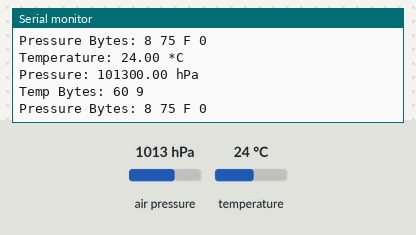
The sketch below on a simulated ESP32-S3. Shown: the last lines printed to the serial monitor. The inputs (shaded band) are chosen by the test bench; at power-on: air pressure 1013 hPa, temperature 24 °C. Nothing arrives over Bluetooth unless stated; a phone connects over Bluetooth LE 3 s after start.

Above: at 2.8 s.
2.9 s: air pressure set to 952 hPa
At 4.7 s:
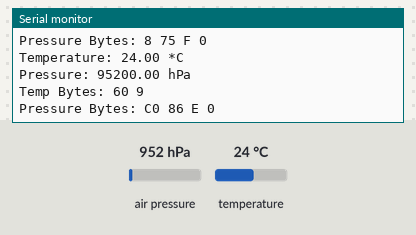
7.5 s: temperature set to 12 °C
At 9.3 s:
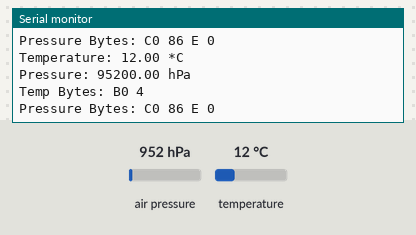
11.5 s: air pressure set to 975 hPa
At 12.7 s:
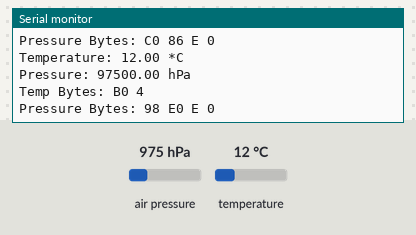
15.5 s: temperature set to 19 °C
At 17.4 s:
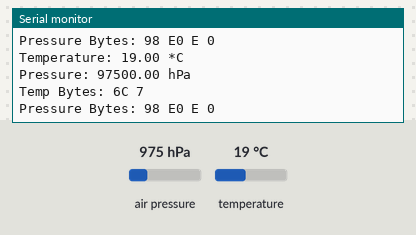
19.5 s: air pressure set to 1025 hPa
At 20.8 s:
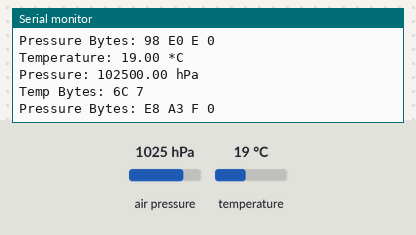
23.5 s: temperature set to 28 °C
At 25.4 s:
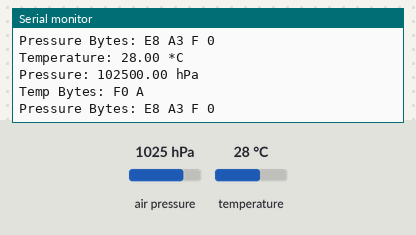
Timing chart, 0 to 26.9 s (numbered marks = the images above; inputs shaded):
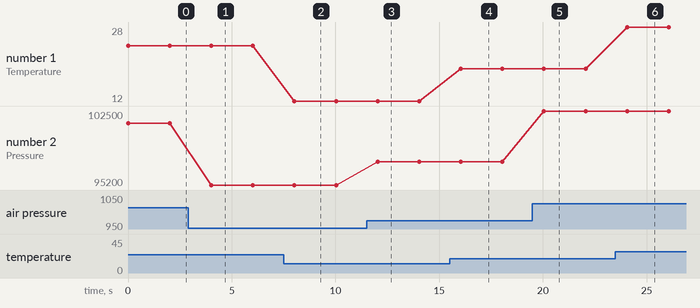

The sketch:

Iot_Node1_GY63_BLE.ino
```cpp
/*
Designed by Raghav Malik

This program reads temperature and pressure from an MS5611 sensor and advertises the data over BLE using an ESP32-S3-WROOM-1. The data is updated every 2 seconds.

Libraries
Wire.h: For I2C communication with the MS5611 sensor.
MS5611.h: For interfacing with the MS5611 sensor.
NimBLEDevice.h: For BLE functionality.

BLE Service and Characteristics

Service UUID: 0000181A-0000-1000-8000-00805F9B34FB (Environmental Sensing)
Temperature Characteristic UUID: 00002A6E-0000-1000-8000-00805F9B34FB
Pressure Characteristic UUID: 00002A6D-0000-1000-8000-00805F9B34FB

*/

#include <Wire.h>
#include <MS5611.h>
#include <NimBLEDevice.h>

// Define the BLE Service and Characteristic UUIDs
#define SERVICE_UUID        "0000181A-0000-1000-8000-00805F9B34FB"  // Environmental Sensing Service
#define TEMP_CHAR_UUID      "00002A6E-0000-1000-8000-00805F9B34FB"  // Temperature Characteristic
#define PRESSURE_CHAR_UUID  "00002A6D-0000-1000-8000-00805F9B34FB"  // Pressure Characteristic

// Global declarations for BLE characteristics
NimBLECharacteristic* tempCharacteristic;
NimBLECharacteristic* pressureCharacteristic;

// Initialize the MS5611 sensor
MS5611 ms5611;

// Function prototypes
void setupBLE();
void updateSensorData();

void setup() {
  // Initialize serial communication
  Serial.begin(115200);

  // Initialize I2C communication and MS5611 sensor
  Wire.begin(20, 21);  // SDA, SCL
  if (!ms5611.begin()) {
    Serial.println("Could not find a valid MS5611 sensor, check wiring!");
    while (1);
  }
  Serial.println("MS5611 sensor initialized.");

  // Setup BLE
  setupBLE();
}

void loop() {
  // Update and transmit sensor data over BLE
  updateSensorData();

  // Delay before the next reading
  delay(2000);
}

/**
 * @brief Set up the BLE server, service, and characteristics
 */
void setupBLE() {
  // Initialize BLE device
  NimBLEDevice::init("IoT Node 1 - Raghav Malik");

  // Create BLE server
  NimBLEServer* pServer = NimBLEDevice::createServer();

  // Create BLE service
  NimBLEService* pService = pServer->createService(SERVICE_UUID);

  // Create BLE characteristics for temperature and pressure
  tempCharacteristic = pService->createCharacteristic(
                        TEMP_CHAR_UUID,
                        NIMBLE_PROPERTY::READ | NIMBLE_PROPERTY::NOTIFY
                      );
  pressureCharacteristic = pService->createCharacteristic(
                            PRESSURE_CHAR_UUID,
                            NIMBLE_PROPERTY::READ | NIMBLE_PROPERTY::NOTIFY
                          );

  // Start the service
  pService->start();

  // Start advertising
  NimBLEAdvertising* pAdvertising = NimBLEDevice::getAdvertising();
  pAdvertising->addServiceUUID(SERVICE_UUID);
  pAdvertising->setScanResponse(true);
  pAdvertising->start();

  Serial.println("BLE Advertising Started");
}

/**
 * @brief Read sensor data, convert to bytes, and update BLE characteristics
 */
void updateSensorData() {
  // Read the sensor data
  ms5611.read();
  float temperature = ms5611.getTemperature();
  float pressure = ms5611.getPressure();

  // Convert temperature to hundredths of degrees Celsius
  int16_t intTemperature = static_cast<int16_t>(temperature * 100);
  // Convert pressure to tenths of hPa
  int32_t intPressure = static_cast<int32_t>(pressure * 10);

  // Print the sensor data to the Serial Monitor
  Serial.print("Temperature: ");
  Serial.print(temperature);
  Serial.println(" *C");

  Serial.print("Pressure: ");
  Serial.print(pressure);
  Serial.println(" hPa");

  // Convert integer values to byte arrays
  uint8_t tempBytes[2];
  tempBytes[0] = intTemperature & 0xFF;
  tempBytes[1] = (intTemperature >> 8) & 0xFF;

  uint8_t pressureBytes[4];
  pressureBytes[0] = intPressure & 0xFF;
  pressureBytes[1] = (intPressure >> 8) & 0xFF;
  pressureBytes[2] = (intPressure >> 16) & 0xFF;
  pressureBytes[3] = (intPressure >> 24) & 0xFF;

  // Debug: Print the byte arrays
  Serial.print("Temp Bytes: ");
  for (int i = 0; i < 2; i++) {
    Serial.print(tempBytes[i], HEX);
    Serial.print(" ");
  }
  Serial.println();

  Serial.print("Pressure Bytes: ");
  for (int i = 0; i < 4; i++) {
    Serial.print(pressureBytes[i], HEX);
    Serial.print(" ");
  }
  Serial.println();

  // Update BLE characteristics value
  tempCharacteristic->setValue(tempBytes, sizeof(tempBytes));
  tempCharacteristic->notify();

  pressureCharacteristic->setValue(pressureBytes, sizeof(pressureBytes));
  pressureCharacteristic->notify();
}
```

Measured:
- after the input at 2.9 s, the serial monitor: prints a new line after 1.1 s (image 1)
- after the input at 7.5 s, the serial monitor: prints a new line after 0.52 s (image 2)
- after the input at 11.5 s, the serial monitor: prints a new line after 0.53 s (image 3)
- after the input at 15.5 s, the serial monitor: prints a new line after 0.54 s (image 4)
- after the input at 19.5 s, the serial monitor: prints a new line after 0.55 s (image 5)
- after the input at 23.5 s, the serial monitor: prints a new line after 0.56 s (image 6)
- plotted number 1: 24 → 12 after the input at 7.5 s, 12 → 19 after the input at 15.5 s, 19 → 28 after the input at 23.5 s
- plotted number 2: 101300 → 95200 after the input at 2.9 s, 95200 → 97500 after the input at 11.5 s, 97500 → 102500 after the input at 19.5 s
